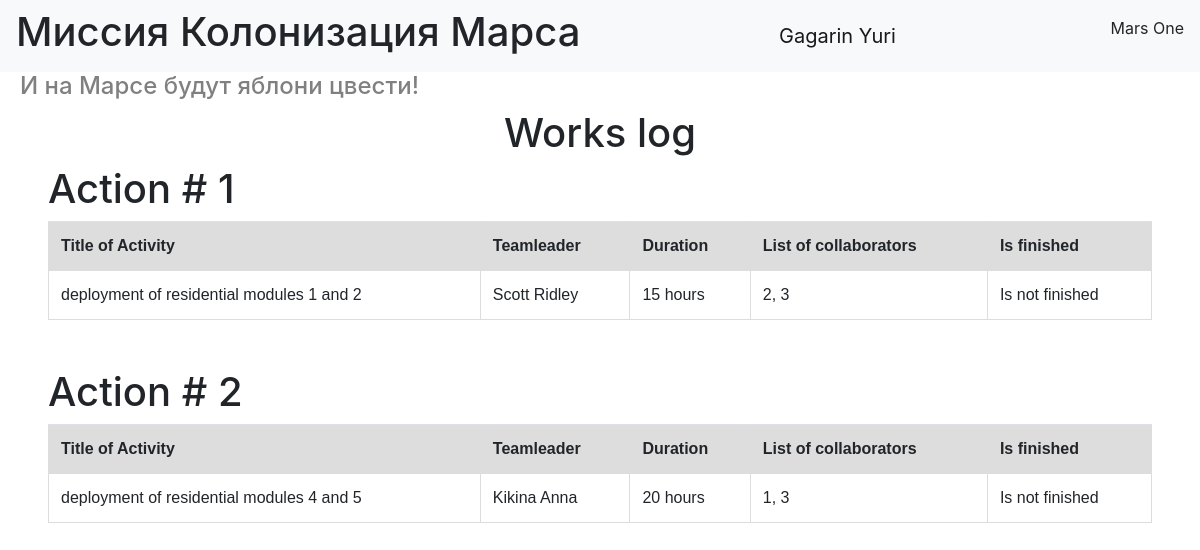
Screenshot of /index (signed in) with the database file from the repository.
### data/users.py (models this page shows, shortened)
class User(SqlAlchemyBase, UserMixin):
    __tablename__ = 'users'
    id = sqlalchemy.Column(sqlalchemy.Integer, primary_key=True, autoincrement=True)
    surname = sqlalchemy.Column(sqlalchemy.String, nullable=True)
    name = sqlalchemy.Column(sqlalchemy.String, nullable=True)
    age = sqlalchemy.Column(sqlalchemy.Integer, nullable=True)
    position = sqlalchemy.Column(sqlalchemy.String, nullable=True)
    speciality = sqlalchemy.Column(sqlalchemy.String, nullable=True)
    address = sqlalchemy.Column(sqlalchemy.String, nullable=True)
    email = sqlalchemy.Column(sqlalchemy.String, index=True, unique=True, nullable=True)
    hashed_password = sqlalchemy.Column(sqlalchemy.String, nullable=True)
    modified_date = sqlalchemy.Column(sqlalchemy.DateTime, default=datetime.datetime.now)
    job = orm.relationship("Jobs", back_populates="user")

### data/jobs.py (models this page shows)
class Jobs(SqlAlchemyBase):
    __tablename__ = 'jobs'
    id = sqlalchemy.Column(sqlalchemy.Integer, primary_key=True, autoincrement=True)
    team_leader = sqlalchemy.Column(sqlalchemy.Integer, sqlalchemy.ForeignKey("users.id"))
    job = sqlalchemy.Column(sqlalchemy.String, nullable=True)
    work_size = sqlalchemy.Column(sqlalchemy.Integer, nullable=True)
    collaborators = sqlalchemy.Column(sqlalchemy.String, nullable=True)
    start_date = sqlalchemy.Column(sqlalchemy.String, default=datetime.datetime.now)
    end_date = sqlalchemy.Column(sqlalchemy.String, default=datetime.datetime.now)
    is_finished = sqlalchemy.Column(sqlalchemy.Boolean, default=False)
    user = orm.relationship("User", back_populates="job")

### main.py (the view)
@app.route('/')
@app.route('/index')
def index():
    db_sess = db_session.create_session()
    return render_template('table.html', title='Домашняя страница', jobs=db_sess.query(Jobs).all())

### data/db_session.py (called while the page is built)
def create_session() -> Session:
    global __factory
    return __factory()

### main.py (called while the page is built)
@login_manager.user_loader
def load_user(user_id):
    db_sess = db_session.create_session()
    return db_sess.query(User).get(user_id)

### templates/table.html
{% extends "base.html" %}
{% block content %}
    <h1 class="log">Works log</h1>
    <div class="table-logs">
        {% for i in jobs%}
        <h1>
            Action # {{ i.id }}
        </h1>
        <table class="table">
            <tr>
                <th>Title of Activity</th>
                <th>Teamleader</th>
                <th>Duration</th>
                <th>List of collaborators</th>
                <th>Is finished</th>
            </tr>
            <tr>
                <td>{{ i.job }}</td>
                <td>{{ i.user.surname }} {{ i.user.name }}</td>
                <td>{{ i.work_size }} hours</td>
                <td>{{ i.collaborators }}</td>
                {% if i.is_finished %}
                    <td>Is finished</td>
                {% else %}
                    <td>Is not finished</td>
                {% endif %}
            </tr>
        </table>
        {% endfor %}
    </div>
{% endblock %}

### templates/base.html (shortened to what this page needs)
<!doctype html>
<html lang="en">
<head>
    <link rel="stylesheet"
          href="https://stackpath.bootstrapcdn.com/bootstrap/4.4.1/css/bootstrap.min.css"
>
    <link rel="stylesheet" href="../static/css/style.css">
</head>
<body>
<header>
    <nav class="navbar navbar-light bg-light">
        <h1>Миссия Колонизация Марса</h1>
        {% if current_user.is_authenticated %}
            <a class="navbar-brand" href="/logout">{{ current_user.surname }} {{ current_user.name }}</a>
        {% else %}
            <p>
                <a class="btn btn-primary " href="/register">Зарегистрироваться</a>
                <a class="btn btn-success" href="/login">Войти</a>
            </p>
        {% endif %}
        <p>Mars One</p>
    </nav>
    <h4 class="und-header">И на Марсе будут яблони цвести!</h4>
</header>
<main role="main" class=".container-xxl">
    {% block content %}{% endblock %}
</main>
</body>
</html>

### static/css/style.css (style rules this page uses)
.navbar { position: relative; display: -ms-flexbox; display: flex; -ms-flex-wrap: wrap; flex-wrap: wrap; -ms-flex-align: center; align-items: center; -ms-flex-pack: justify; justify-content: space-between; padding: 0.5rem 1rem; }
.und-header { color: gray; padding-left: 20px; }
.log { text-align: center; }
.table-logs { padding: 0 3em 0 3em; display: grid; grid-column: inherit; }
.table { font-family: arial, sans-serif; border-collapse: collapse; width: 100%; margin-bottom: 3em; }
td, th { border: 1px solid #dddddd; text-align: left; padding: 8px; }
th { background-color: #dddddd; }

### rows the page displays
User: surname "Gagarin", name "Yuri"
Jobs: id "1", job "deployment of residential modules 1 and 2", user.surname "Scott", user.name "Ridley", work_size "15", collaborators "2, 3", is_finished "Is not finished"
Jobs: id "2", job "deployment of residential modules 4 and 5", user.surname "Kikina", user.name "Anna", work_size "20", collaborators "1, 3", is_finished "Is not finished"
